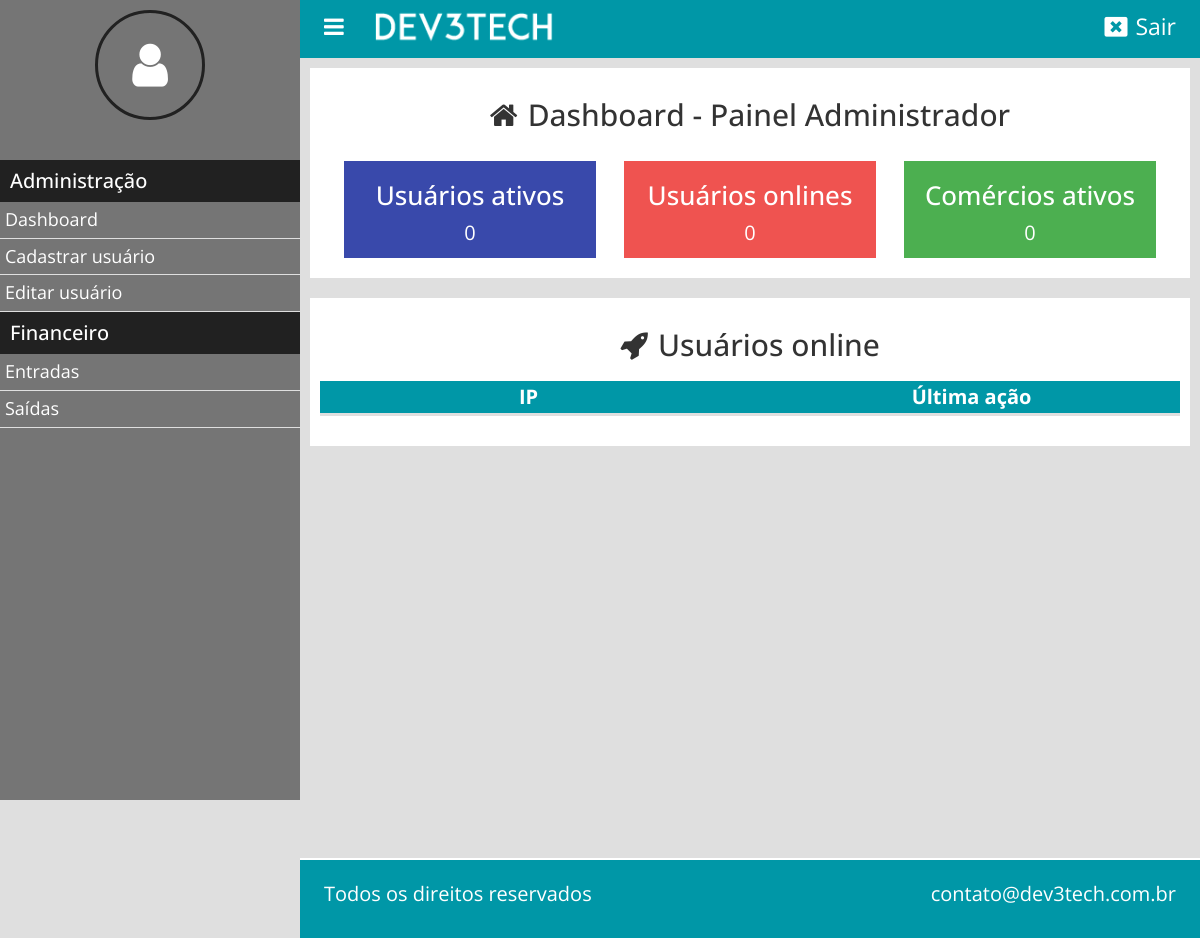
Page /home.php on the earlier database version.
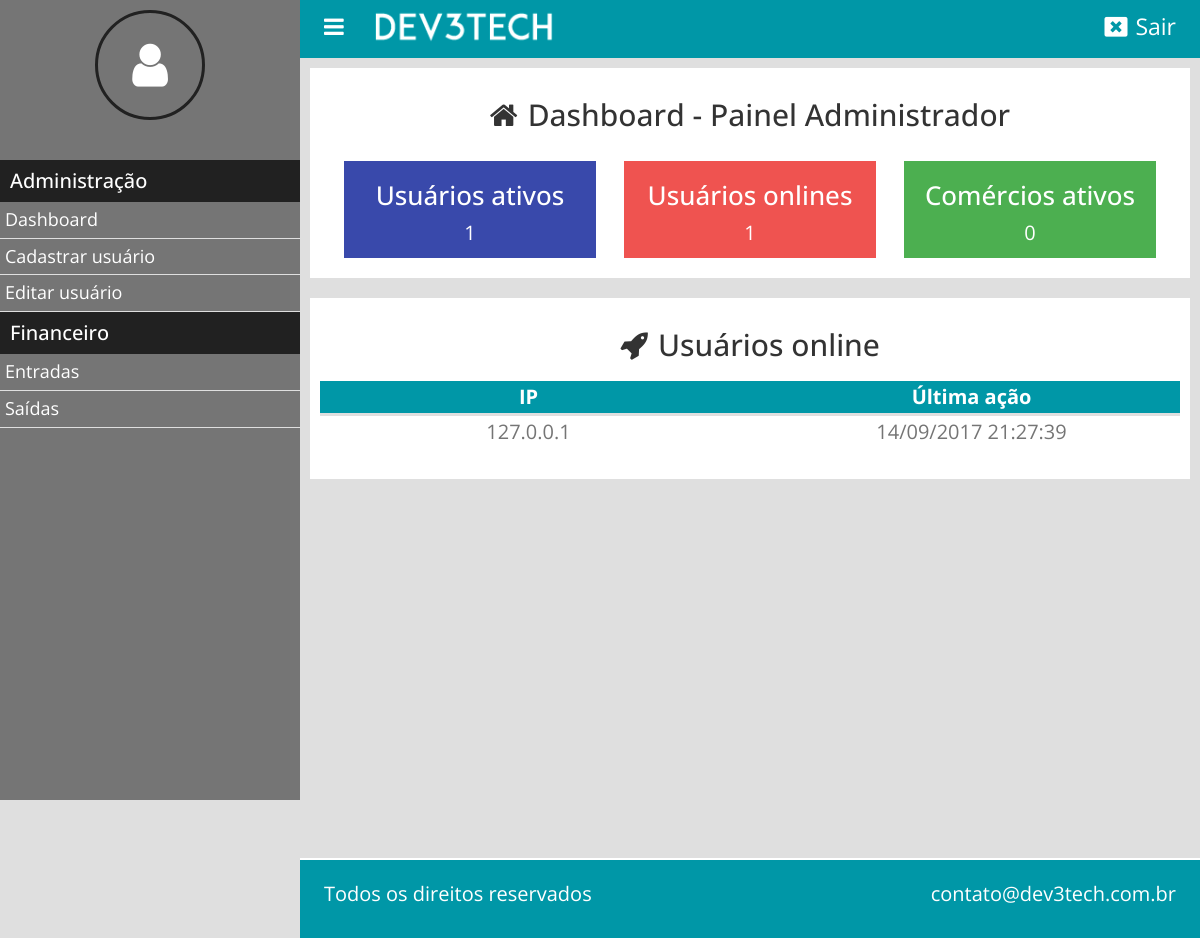
Same page on the later database version.
### classes/mysql.php (called while the page is built)
<?php
	class MySql{
		private static $pdo;
		public static function conectarDb(){
			if (self::$pdo == null) {
				try{
					self::$pdo = new PDO('mysql:host='.HOST.';dbname='.DB,USER,PASS, array(PDO::MYSQL_ATTR_INIT_COMMAND => "SET NAMES utf8"));
					self::$pdo->setAttribute(PDO::ATTR_ERRMODE, PDO::ERRMODE_EXCEPTION);
				}catch(Exception $e){
					echo '<script>alert("erro ao conectar ao Banco de dados!")</script>';
				}
			}
			return self::$pdo;
		}
	}
 ?>

### pages/home.php (the view, shortened to what this page needs)
<?php
	$usuarios_onlines = Painel::listarUsuariosOnline();
	$usuarios_ativos = Painel::countUsariosAtivos();
?>
<div class="box-content w100">
	<h2><i class="fa fa-home"></i>Dashboard - Painel Administrador</h2>
	<div class="box-metrica">
		<div class="box-metrica-single">
			<h2>Usuários ativos</h2>
			<p><?php echo count($usuarios_ativos); ?></p>
		</div>
		<div class="box-metrica-single">
			<h2>Usuários onlines</h2>
			<p><?php
				echo count($usuarios_onlines);
			?></p>
		</div>
		<div class="box-metrica-single">
			<h2>Comércios ativos</h2>
			<p>0</p>
		</div>
	</div>
</div>
<div class="box-content w100">
	<h2><i class="fa fa-rocket"></i>Usuários online</h2>
	<div class="table-responsive">
		<div class="row">
			<div class="col">
				<span>IP</span>
			</div>
			<div class="col">
				<span>Última ação</span>
			</div>
		</div>
<?php
foreach ($usuarios_onlines as $key => $value) {
		$ip = $value['ip'];
		$ultima_acao = $value['ultima_acao'];
		echo '<div class="row"><div class="col">';
		echo "<span>$ip</span>";
		echo '</div><div class="col">';
		echo '<span>'.date('d/m/Y H:i:s',strtotime($ultima_acao)).'</span>';
		echo '</div></div>';
}
?>
	</div>
</div>

### home.php (shortened to what this page needs)
<!DOCTYPE html>
<html>
<head>
	<html lang="pt-br">
	<link rel="stylesheet" type="text/css" href="<?php echo INCLUDE_PATH;?>css/bootstrap.css">
	<link rel="stylesheet" type="text/css" href="<?php echo INCLUDE_PATH;?>css/font-awesome.css">
	<link rel="stylesheet" type="text/css" href="<?php echo INCLUDE_PATH;?>css/style.css">
</head>
<body>
<?php include("header.php")  ?>
	<div class="conteudo">
	<?php
			Painel::loadPager();
	?>
	</div>
<?php include("footer.php")  ?>
</body>
</html>

### header.php (shortened to what this page needs)
	<div class="menu-aside">
		<div class="menu-aside-wrapper">
			<div class="box-usuario">
				<?php
					if ($_SESSION['img'] == '') {?>
				<div class="avatar-usuario">
					<i class="fa fa-user"></i>
				</div>
				<?php }else{ ?>
				<div class="imagem-usuario">
					<img src="<?php echo INCLUDE_PATH;?>uploads/<?php echo $_SESSION['img'];?>">
				</div>
					<?php } ?>
			</div>
			<div class="item-menu">
				<h2>Administração</h2>
				<a href="home">Dashboard</a>
				<a href="cad_usuarios">Cadastrar usuário</a>
				<a href="">Editar usuário</a>
				<h2>Financeiro</h2>
				<a href="">Entradas</a>
				<a href="">Saídas</a>
			</div>
		</div>
	</div>
<header>
		<nav class="menu">
				<div class="menu-btn">
					<i class="fa fa-bars"></i>
				</div>
				<img src="<?php echo INCLUDE_PATH;?>images/logo2.png">
				<div class="loggout">
						<a href="<?php echo INCLUDE_PATH;?>?loggout"> <i class="fa fa-window-close"></i><span>Sair</span></a>
				</div>
		</nav>
</header>

### classes/Painel.php (shortened to what this page needs)
<?php
	class Painel
	{
		public static function loadPager(){
			$url = isset($_GET['url']) ? $_GET['url'] : 'home';
			if(file_exists('pages/'.$url.'.php')){
				include('pages/'.$url.'.php');
			}else{
				include('404.php');
			}
		}
		public static function listarUsuariosOnline(){
			self::limparUsuariosOnline();
			$sql = MySql::conectarDb()->prepare("SELECT * FROM `tb_admin.online` ");
			$sql->execute();
			return $sql->fetchAll();
		}
		public static function limparUsuariosOnline(){
			$date = date('Y-m-d H-i-s');
			$sql = MySql::conectarDb()->prepare("DELETE FROM `tb_admin.online` WHERE ultima_acao < '$date' - INTERVAL 1 MINUTE ");
			$sql->execute();
		}
		public static function countUsariosAtivos(){
			$sql = MySql::conectarDb()->prepare("SELECT * FROM `tb_admin.usuario` WHERE ativo = 1 ");
			$sql->execute();
			return $sql->fetchAll();
		}
	}
?>

### footer.php (shortened to what this page needs)
<footer>
		<div class="left"><p>Todos os direitos reservados</p></div>
		<div class="right"><p>contato@dev3tech.com.br</p></div>
</footer>

### css/style.css (style rules this page uses)
body, html { height: 100%; width: 100%; margin: 0; padding: 0; border-box: box-sizing; background-color: #dfdfdf; font-family: "Open Sans", sans-serif; }
.left { float: left; }
.right { float: right; }
.w100 { width: 100%; }
.menu-aside { overflow-y: auto; overflow-x: hidden; height: 100vh; background-color: #757575; position: fixed; left: 0; top: 0; }
.menu-aside .menu-aside-wrapper { width: 300px; }
.menu-aside .box-usuario { text-align: center; font-size: 20px; color: #FFFFFF; padding: 10px; }
.menu-aside .box-usuario .avatar-usuario { width: 110px; height: 110px; border-radius: 50%; border: 3px solid #212121; display: inline-block; text-align: left; }
.menu-aside .box-usuario .avatar-usuario i { font-size: 50px; color: white; position: relative; top: 50%; left: 50%; -moz-transform: translate(-50%, -50%); -webkit-transform: translate(-50%, -50%); -o-transform: translate(-50%, -50%); -ms-transform: translate(-50%, -50%); transform: translate(-50%, -50%); }
.menu-aside .item-menu { width: 100%; margin-top: 20px; }
.menu-aside .item-menu h2 { font-size: 20px; color: #FFFFFF; background-color: #212121; padding: 10px; margin: 0; }
.menu-aside .item-menu a { font-size: 18px; color: #FFFFFF; display: block; padding: 5px; border-bottom: 1px solid #dfdfdf; }
header { width: calc(100% - 300px); left: 300px; position: relative; padding: 10px 2%; background-color: #0097A7; }
header img { width: 180px; margin-left: 30px; float: left; }
header .loggout { float: right; }
header .loggout a { font-size: 23px; color: #FFFFFF; }
header .loggout a span { margin-left: 8px; }
header .menu-btn { float: left; font-size: 23px; color: white; }
header .menu-btn i { cursor: pointer; }
.conteudo { width: calc(100% - 300px); min-height: 100vh; position: relative; left: 300px; padding: 10px; }
footer { width: calc(100% - 300px); position: relative; left: 300px; bottom: 0; height: auto; background-color: #0097A7; border-top: 2px solid white; padding: 20px 2%; text-align: center; }
footer p { font-size: 20px; color: #FFFFFF; }
.box-content { background-color: white; padding: 10px; margin-bottom: 20px; text-align: center; }
.box-content i { margin-right: 10px; }
.box-metrica { margin-top: 20px; width: 100%; display: flex; padding: 10px; text-align: center; }
.box-metrica h2 { font-size: 26px; color: #FFFFFF; }
.box-metrica p { font-size: 20px; color: #FFFFFF; }
.box-metrica .box-metrica-single { width: 30%; margin: 0 auto; }
.box-metrica .box-metrica-single:nth-of-type(1) { background-color: #3949ab; }
.box-metrica .box-metrica-single:nth-of-type(2) { background-color: #ef5350; }
.box-metrica .box-metrica-single:nth-of-type(3) { background-color: #4caf50; }
.table-responsive { margin: 20px auto; max-width: 1280px; overflow-x: hidden; }
.table-responsive .row { font-size: 20px; color: #757575; padding: 2px; }
.table-responsive .row:nth-of-type(1) { font-weight: bold; font-size: 20px; color: #FFFFFF; border-bottom: 3px solid #dfdfdf; background-color: #0097A7; }
.table-responsive .col { float: left; width: 50%; }

Differences in the rows shown:
added tb_admin.online: ip "127.0.0.1", ultima_acao "14/09/2017 21:27:39"
Other differences:
count($usuarios_ativos): "0" → "1"
count($usuarios_onlines): "0" → "1"
